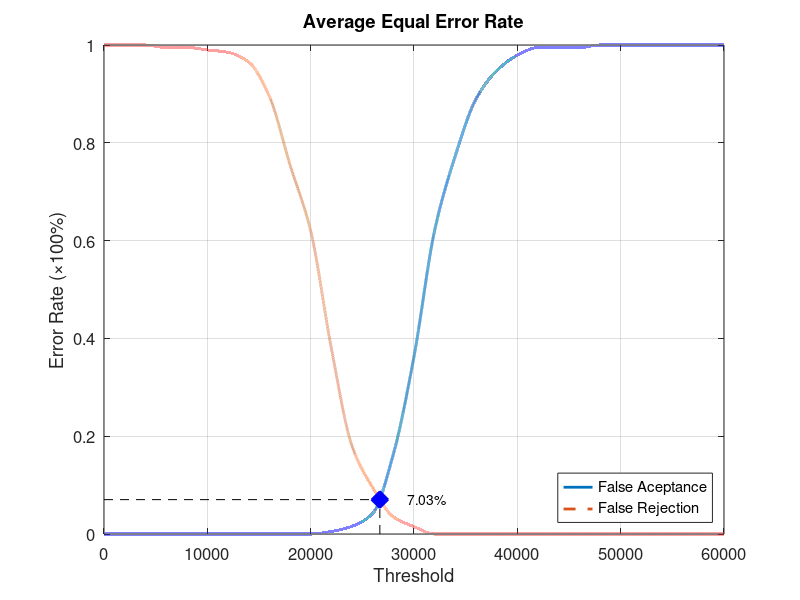
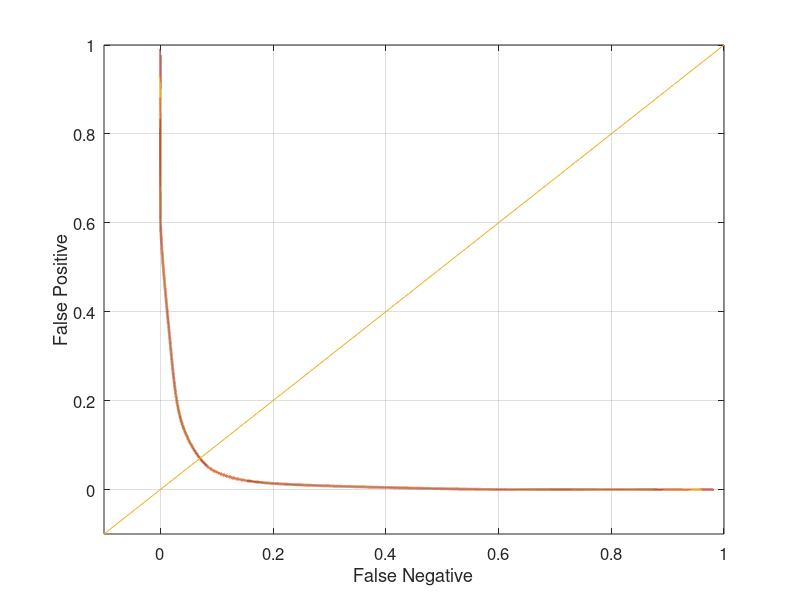

Here is the MATLAB script that generated these plots, in order:
function yEER = Database3_1
close all;
clear;
clc;
x = 0:2000:60000;
xq = 0:0.5:60000;

y0 = [0 0 0 0 0 0 0 0 0 0 0 0.00526316 0.0157895 0.0421053 0.163158 0.363158 0.621053 0.773684 0.889474 0.947368 0.978947 0.994737 0.994737 0.994737 1 1 1 1 1 1 1];
yy0 = interp1(x, y0, xq, 'pchip');
y1 = [1 1 1 0.995 0.995 0.99 0.985 0.965 0.895 0.755 0.62 0.38 0.18 0.095 0.035 0.015 0 0 0 0 0 0 0 0 0 0 0 0 0 0 0];
yy1 = interp1(x, y1, xq, 'pchip');

% Calculating EER: 
y2 = abs(y0 - y1);
find(y2 == min(y2))
yy2 = abs(yy0 - yy1);
xEER = find(yy2 == min(yy2));
xEERIndex = xq(xEER) % X-axis EER
yEER = yy0(xEER) % Y-axis EER

main = figure
plot(xq, yy0,'-','LineWidth', 2);	hold on
plot(xq, yy1,'--','LineWidth', 2);	hold on
plot([xEERIndex xEERIndex], [0 yEER], 'k--');	hold on
plot([0 xEERIndex], [yEER yEER], 'k--');	hold on
plot(xEERIndex, yEER, 'bx', 'LineWidth', 10);	hold on
text(xEERIndex + 10 * xEERIndex / 100, yEER, [num2str(round((10000 * yEER)) / 100) '%'])
legend('False Aceptance', 'False Rejection', 'Location', 'SouthEast')
xlabel('Threshold')
ylabel('Error Rate (\times100%)')
title('Average Equal Error Rate')
set(gca, 'FontSize', 12)
axis([0 60000 0 1])
grid on

print(main, 'Database3_1Main', '-dpng');
FNRxFPR = figure('Color', [1 1 1]);
plot(yy1, yy0, '-', yy1, yy0, 'LineWidth', 2);
hold on
y = -0.1:0.1:1
plot(y, y); 
set(gca, 'FontSize', 12)
xlabel('False Negative')
ylabel('False Positive')
axis([-0.1 1 -0.1 1])
set(gca, 'FontSize', 12)
grid on

print(FNRxFPR, 'Database3_1FNRxFPR','-dpng');
end
